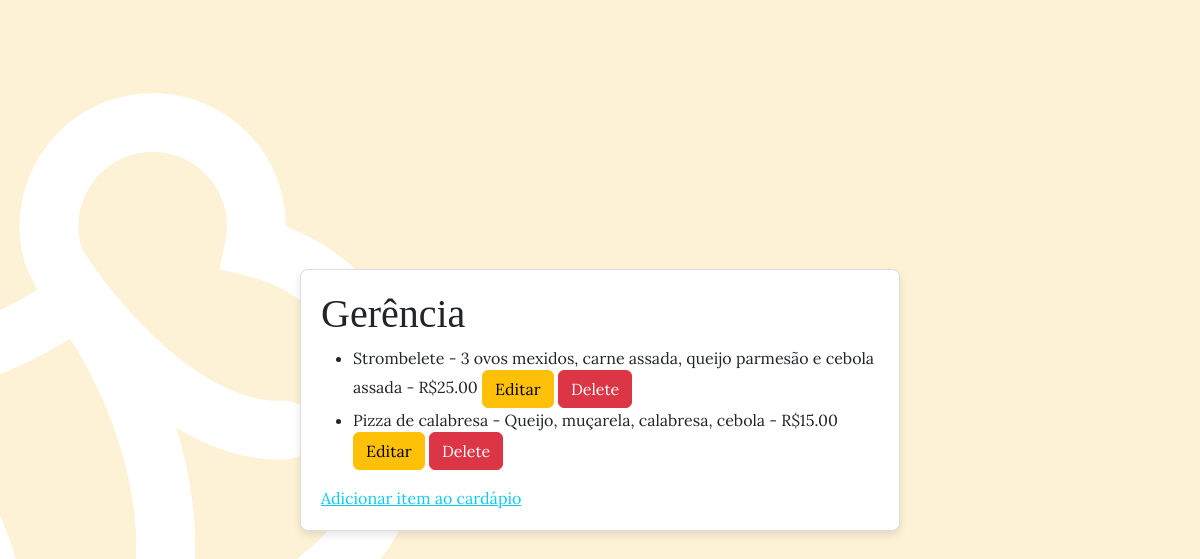
The page /gerencia/ on the database its author committed.
### menu/models.py (models this page shows, shortened)
class MenuItem(models.Model):
    name = models.CharField(max_length=100)
    description = models.TextField()
    price = models.DecimalField(max_digits=10, decimal_places=2)

### menu/views.py (the view)
# urls.py: path('gerencia/', views.menu_list, name='menu_list'),
def menu_list(request):
    menu_items = MenuItem.objects.all()
    return render(request, 'menu/menu_list.html', {'menu_items': menu_items})

### menu/templates/menu/menu_list.html (shortened to what this page needs)
{% load static %}
<!DOCTYPE html>
<html lang="pt-br">
<head>
    <link rel="stylesheet" href="../css/stylemenu_list.css">
    <link href="https://cdn.jsdelivr.net/npm/bootstrap@5.3.3/dist/css/bootstrap.min.css" rel="stylesheet">
    <link rel="stylesheet" href="{% static 'css/stylemenu_list.css' %}">
</head>
<body>
    <div class="menu-listar" style=" width: 50%;" >
        <h1 id="titulo-gerencia">Gerência</h1>
        <ul>
        {% for item in menu_items %}
        <li>{{ item.name }} - {{ item.description }} - R${{ item.price }}
            <a href="{% url 'menu_edit' item.id %}"><button class="btn btn-warning">Editar</button></a>
            <a href="{% url 'menu_delete' item.id %}"><button  class="btn btn-danger">Delete</button></a>
        </li>
        {% endfor %}
        </ul>
        <a href="{% url 'menu_create' %}" class="link-info" >Adicionar item ao cardápio</a>
    </div>
</body>
</html>

### menu/static/css/stylemenu_list.css (style rules this page uses)
body { background-image: url('../imagens/FundoRestaurantesV3.png'); display: flex; justify-content: center; align-items: center; height: 100vh; margin: 0; }
.menu-listar { background-color: #fff; border: 1px solid #ddd; border-radius: 8px; width: 400px; padding: 20px; box-shadow: 0 4px 8px rgba(0, 0, 0, 0.1); margin: 20px; text-align: left; font-family: "Lora", serif; }
#titulo-gerencia { font-family: "Playfair Display", serif; }

### rows shown on the page
MenuItem: name "Strombelete", description "3 ovos mexidos, carne assada, queijo parmesão e cebola assada", price "25.00"
MenuItem: name "Pizza de calabresa", description "Queijo, muçarela, calabresa, cebola", price "15.00"
